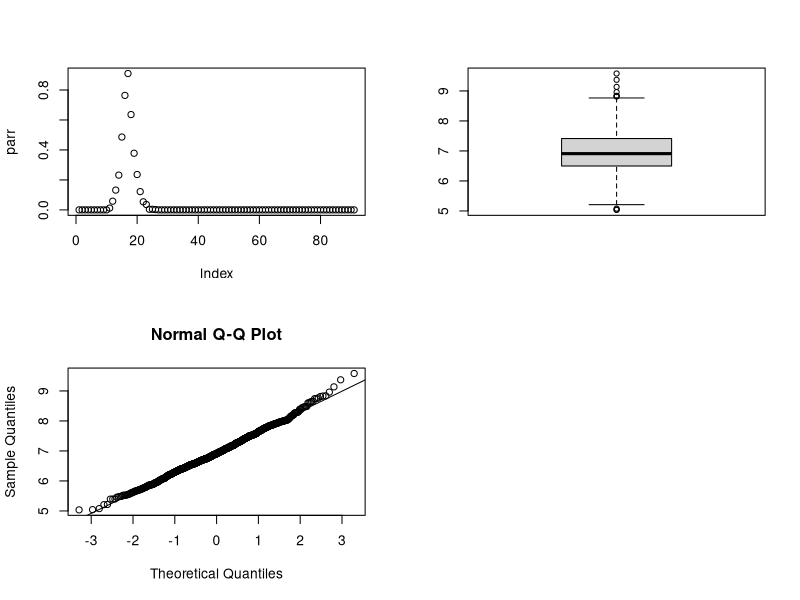

Write the R code that produced this figure.
par(mfrow=c(2,2))
data = read.table("telephone.txt", header=TRUE)
data = data[,1]

x=seq(0,max(data),length=1000)

t_stat = median(data)
B = 1000
tstar = numeric(B)
n = length(data)

seqconst = seq(0.01,0.1,0.001)
constindex = 1
parr = numeric(length(seqconst))

for(j in seqconst){
  for(i in 1:B){
    xstar = rexp(n,j)
    tstar[i] = median(xstar)
  }
  
  pl = sum(tstar<t_stat)/B
  pr=sum(tstar>t_stat)/B
  p = 2*min(pl,pr)
  parr[constindex] = p
  constindex = constindex+1
}

seqconst[parr>0.05]
plot(parr)

#p is always below 0.05 and therefore it does not stem from the exponential distribution. 
#Furthermore, the histogram resembles more of a bell-shaped curve rather than an exponential one


boxplot(tstar)
qqnorm(tstar); qqline(tstar)
